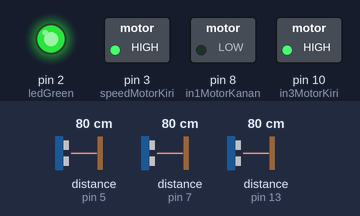
Bench run of a sketch on a simulated Arduino Uno, built with avr-gcc and run on an emulated ATmega328P. On the bench: switched loads named in the sketch (green lamp = pin HIGH), output pins drawn as LEDs (lit = HIGH). Wiring (inferred from the names in the program): 3 × ultrasonic range finder: trigger pin 4, echo pin 5 / trigger pin 6, echo pin 7 / trigger pin 12, echo pin 13. Inputs (shaded band) come from the test bench; at power-on: distance to the obstacle (sensors on pin 13, pin 7, pin 5) 80 cm. The echo pulse lasts 58.3 µs per cm; pins used as bus, display or sensor lines are not drawn.

Above: at 1.2 s.
1.3 s: distance to the obstacle (sensor on pin 13) set to 18 cm
2.8 s: distance to the obstacle (sensor on pin 13) set to 13 cm
At 3.9 s:
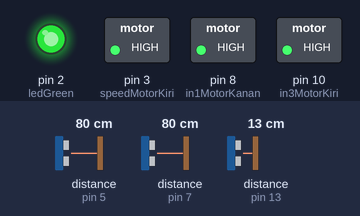
4.3 s: distance to the obstacle (sensor on pin 7) set to 19 cm
5.8 s: distance to the obstacle (sensor on pin 7) set to 14 cm
At 6.9 s:
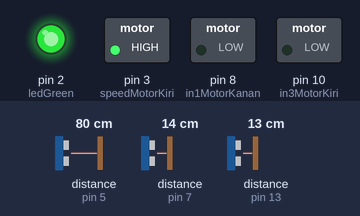
7.3 s: distance to the obstacle (sensor on pin 5) set to 18 cm
8.8 s: distance to the obstacle (sensor on pin 5) set to 15 cm
At 9.2 s:
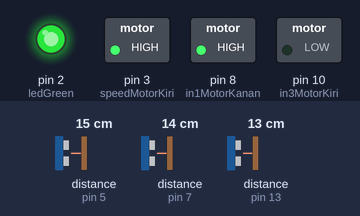
Timing chart, 0 to 11.3 s (numbered marks = the images above; inputs shaded):
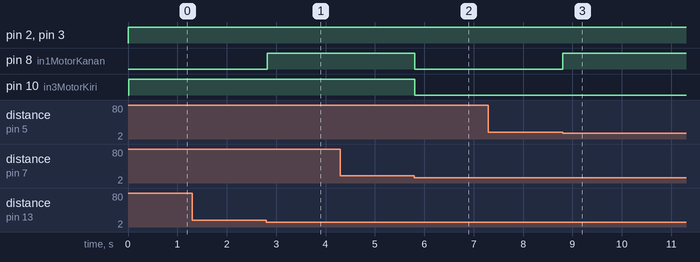

Measured:
- the behaviour switches between 16 and 15 cm on distance to the obstacle (sensor on pin 13) (found by bisection; images 0 and 1)
- the behaviour switches between 17 and 16 cm on distance to the obstacle (sensor on pin 7) (found by bisection; images 1 and 2)
- the behaviour switches between 17 and 16 cm on distance to the obstacle (sensor on pin 5) (found by bisection; images 2 and 3)
- after the input at 1.3 s, every drawn part: stays the same
- after the input at 2.8 s, pin 8 (in1MotorKanan): LOW → HIGH at once
- after the input at 4.3 s, every drawn part: stays the same
- after the input at 5.8 s, pin 8 (in1MotorKanan), pin 10 (in3MotorKiri): HIGH → LOW at once
- after the input at 7.3 s, every drawn part: stays the same
- after the input at 8.8 s, pin 8 (in1MotorKanan): LOW → HIGH at once

The sketch:

car.ino
```cpp
#define in1MotorKanan 8
#define in3MotorKiri 10
#define in2MotorKanan 9
#define in4MotorKiri 11

const int speedMotorKanan = 1;
const int speedMotorKiri = 3;


#define triggerDepan 12
#define echoDepan 13
#define triggerKanan 4
#define echoKanan 5
#define triggerKiri 6
#define echoKiri 7

int ledGreen = 2;  // lampu indikator hijau
int theta = 15; // jarak yang dijadikan pembanding

// long durationDepan, jarakDepan, durationKanan, jarakKanan, durationKiri, jarakKiri;
long durationDepan, durationKanan, durationKiri;  // deklarasi variable

void setup() {
  Serial.begin(9600);  // mulai pembacaan pada serial monitor

  pinMode(in1MotorKanan, OUTPUT);
  pinMode(in3MotorKiri, OUTPUT);

  pinMode(triggerDepan, OUTPUT);
  pinMode(echoDepan, INPUT);

  pinMode(triggerKanan, OUTPUT);
  pinMode(echoKanan, INPUT);

  pinMode(triggerKiri, OUTPUT);
  pinMode(echoKiri, INPUT);

  pinMode(ledGreen, OUTPUT);
}

// bool status = true;
void loop() {
  digitalWrite(ledGreen, HIGH); // lampu hijau nyala
  int dFront = funcDistanceFront(); // ambil jarak sensor depan
  int dLeft = funcDistanceLeft(); // ambil jarak sensor kiri
  int dRight = funcDistanceRight(); // ambil jarak sensor kanan

  if(dFront>theta){
    turnForward(255);
  }else if(dRight>theta){
    turnRight(255);
  }else if(dLeft>theta){
    turnLeft(255);
  }else{
    turnBackward(255);
  }

  // if(dFront>theta && status){
  //   turnForward(255);
  // }else if(dRight>theta){
  //   turnRight(255);
  //   status = true;
  // }else if(dLeft>theta){
  //   turnLeft(255);
  //   status = true;
  // }else{
  //   turnBackward(255);
  //   status = false;
  // }

}

void turnRight(int v) {
  // motor kanan mundur
  digitalWrite(in1MotorKanan, 1); //searah putaran jarum jam dilihat dari dalam
  digitalWrite(in2MotorKanan, 0);
  analogWrite(speedMotorKanan, v);

  // motor kiri maju
  digitalWrite(in3MotorKiri, 1); //searah putaran jarum jam dilihat dari dalam
  digitalWrite(in4MotorKiri, 0);
  analogWrite(speedMotorKiri, v);
}

void turnLeft(int v) {
  // motor kanan maju
  digitalWrite(in1MotorKanan, 0); //berlawanan arah putaran jarum jam dilihat dari dalam
  digitalWrite(in2MotorKanan, 1);
  analogWrite(speedMotorKanan, v);

  // motor kiri mundur
  digitalWrite(in3MotorKiri, 0); //berlawanan arah putaran jarum jam dilihat dari dalam
  digitalWrite(in4MotorKiri, 1);
  analogWrite(speedMotorKiri, v);
}

void turnForward(int v) {
  // motor kanan maju
  digitalWrite(in1MotorKanan, 0); //berlawanan arah putaran jarum jam dilihat dari dalam
  digitalWrite(in2MotorKanan, 1);
  analogWrite(speedMotorKanan, v);

  // motor kiri maju
  digitalWrite(in3MotorKiri, 1); //searah putaran jarum jam dilihat dari dalam
  digitalWrite(in4MotorKiri, 0);
  analogWrite(speedMotorKiri, v);
}

void turnBackward(int v) {
  // motor kanan mundur
  digitalWrite(in1MotorKanan, 1); //searah putaran jarum jam dilihat dari dalam
  digitalWrite(in2MotorKanan, 0);
  analogWrite(speedMotorKanan, v);

  // motor kiri mundur
  digitalWrite(in3MotorKiri, 0); //berlawanan arah putaran jarum jam dilihat dari dalam
  digitalWrite(in4MotorKiri, 1);
  analogWrite(speedMotorKiri, v);
}

int funcDistanceFront() {  // fungsi untuk mengambil jarak sensor depan
  digitalWrite(triggerDepan, LOW);
  delayMicroseconds(2);
  digitalWrite(triggerDepan, HIGH);
  delayMicroseconds(10);
  digitalWrite(triggerDepan, LOW);
  durationDepan = pulseIn(echoDepan, HIGH);
  // jarakDepan = (durationDepan / 2) / 29.1;
  return (durationDepan / 2) / 29.1;
}

int funcDistanceLeft() {  // fungsi untuk mengambil jarak sensor kanan
  digitalWrite(triggerKanan, LOW);
  delayMicroseconds(2);
  digitalWrite(triggerKanan, HIGH);
  delayMicroseconds(10);
  digitalWrite(triggerKanan, LOW);
  durationKanan = pulseIn(echoKanan, HIGH);
  // jarakKanan = (durationKanan / 2) / 29.1;
  return (durationKanan / 2) / 29.1;
}

int funcDistanceRight() {  // fungsi untuk mengambil jarak sensor kiri
  digitalWrite(triggerKiri, LOW);
  delayMicroseconds(2);
  digitalWrite(triggerKiri, HIGH);
  delayMicroseconds(10);
  digitalWrite(triggerKiri, LOW);
  durationKiri = pulseIn(echoKiri, HIGH);
  // jarakKiri = (durationKiri / 2) / 29.1;
  return (durationKiri / 2) / 29.1;
}
```
